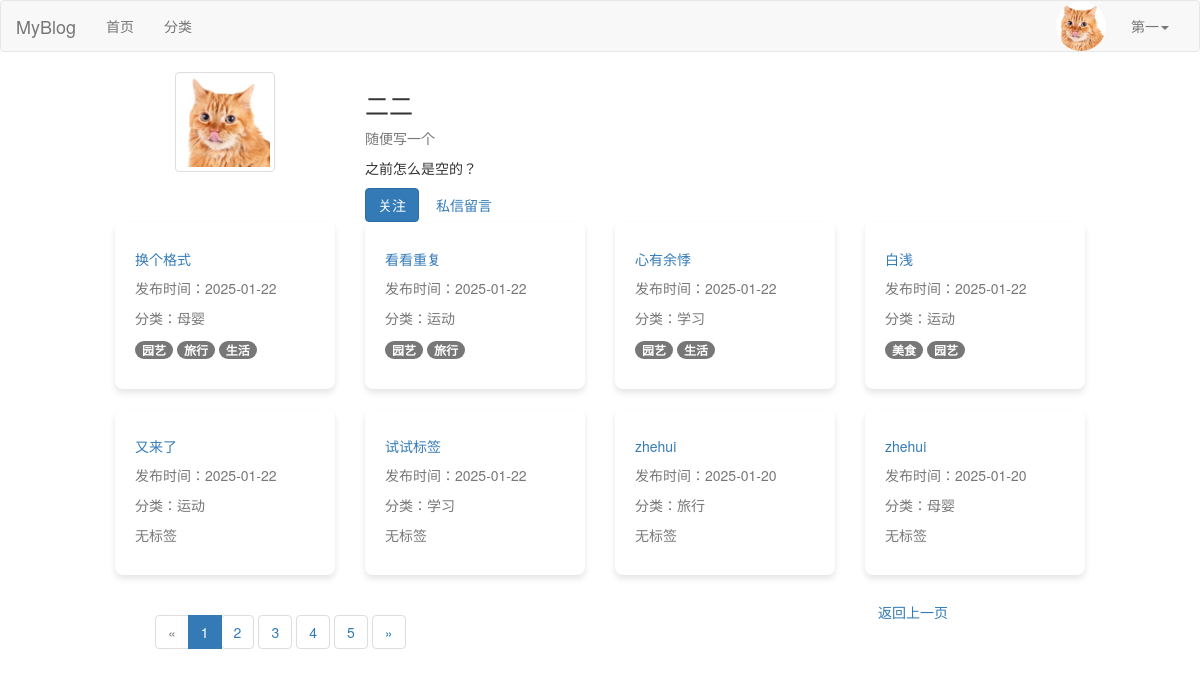
Page /author/33/ (signed in) on the earlier database version.
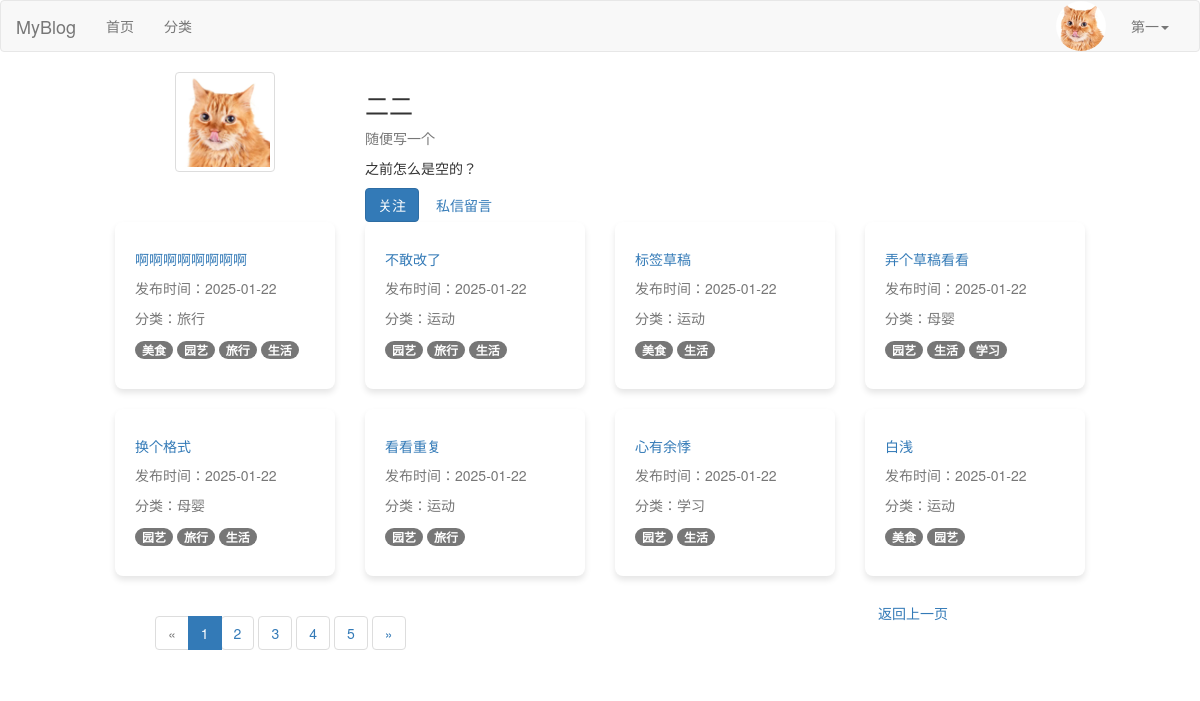
Same page on the later database version.
### blog/models.py (models this page shows, shortened)
class Post(models.Model):
    DRAFT = 'draft'
    PUBLISHED = 'published'
    STATUS_CHOICES = [
        (DRAFT, '草稿'),
        (PUBLISHED, '已发布'),
    ]
    title = models.CharField(max_length=61, verbose_name="文章标题")
    desc = models.TextField(max_length=200, blank=True, default="", verbose_name="文章描述")
    category = models.ForeignKey(Category, on_delete=models.CASCADE, verbose_name="分类")
    content = models.TextField(verbose_name="文章详情")
    tags = models.ManyToManyField(Tag, related_name='posts', verbose_name="文章标签")  # 修改为 ManyToManyField
    owner = models.ForeignKey(User, on_delete=models.CASCADE, verbose_name="作者")
    is_hot = models.BooleanField(default=False, verbose_name='是否热门')
    pv = models.IntegerField(default=0, verbose_name='浏览量')
    add_date = models.DateTimeField(auto_now_add=True, verbose_name="添加时间")
    pub_date = models.DateTimeField(auto_now=True, verbose_name="修改时间")
    status = models.CharField(max_length=10, choices=STATUS_CHOICES, default=DRAFT, verbose_name="状态")
    liked_users = models.ManyToManyField(
        User,
        related_name="liked_posts",
        blank=True,
        verbose_name="点赞用户",
    )
    favorited_users = models.ManyToManyField(
        User,
        related_name="favorited_posts",
        blank=True,
        verbose_name="收藏用户",
    )
    class Meta:
        verbose_name = "文章"
        verbose_name_plural = verbose_name

class Category(models.Model):
    name = models.CharField(max_length=32, verbose_name="分类名称")
    desc = models.TextField(max_length=200, blank=True, default="", verbose_name="分类描述")
    add_date = models.DateTimeField(auto_now_add=True, verbose_name="添加时间")
    pub_date = models.DateTimeField(auto_now_add=True, verbose_name="修改时间")
    class Meta:
        verbose_name="博客分类"
        verbose_name_plural = verbose_name
    def __str__(self):
        return self.name

class Tag(models.Model):
    name = models.CharField(max_length=10, verbose_name="文章标签")
    add_date = models.DateTimeField(auto_now_add=True, verbose_name="添加时间")
    pub_date = models.DateTimeField(auto_now_add=True, verbose_name="修改时间")
    class Meta:
        verbose_name = "文章标签"
        verbose_name_plural = verbose_name

### blog/views/user.py (the view)
# urls.py: path('author/<int:author_id>/', user.author_profile, name='author_profile'),
def author_profile(request, author_id):
    author = get_object_or_404(User, id=author_id)
    posts = Post.objects.filter(owner=author, status='published').order_by('-pub_date')
    paginator = Paginator(posts, 8)  # 每页显示 8 篇文章
    page_number = request.GET.get('page')
    post_list = paginator.get_page(page_number)
    followers = User.objects.filter(following__followed=author)
    is_following = False
    if request.user.is_authenticated:  # 确保用户已登录
        is_following = Follow.objects.filter(follower=request.user, followed=author).exists()
    return render(request, 'users/author_profile.html', {
        'author': author,
        'post_list': post_list,
        'followers': followers,
        'is_following': is_following,  # 当前用户是否关注作者
    })

### blog/templates/users/author_profile.html (shortened to what the changed rows need)
{% extends 'layout/base.html' %}
{% block content %}
    <div class="author-profile container my-4" style="max-width: 1000px;">
        <div class="author-posts">
            {% if post_list %}
                <div class="row">
                    {% for post in post_list %}
                        <div class="col-md-3 mb-4">
                            <div class="box blog-box">
                                <h5 class="post-title mb-2">
                                    <a href="{% url 'blog:post_detail' post.id %}"
                                       class="text-decoration-none text-dark">
                                        {{ post.title }}
                                    </a>
                                </h5>
                                <p class="post-meta text-muted mb-1">发布时间：{{ post.pub_date|date:"Y-m-d" }}</p>
                                <p class="post-meta text-muted mb-1">分类：{{ post.category|default:"未分类" }}</p>
                                <p class="post-meta text-muted mb-0">
                                    {% for tag in post.tags.all %}
                                        <span class="badge bg-secondary">{{ tag.name }}</span>
                                    {% empty %}
                                        无标签
                                    {% endfor %}
                                </p>
                            </div>
                        </div>
                    {% endfor %}
                </div>
            {% else %}
                <p class="text-center text-muted">该作者尚未发布任何文章。</p>
            {% endif %}
        </div>
        <div class="d-flex justify-content-between align-items-center mt-4">
            <div class="row w-100">
                <div class="col-md-9">
                    <nav aria-label="Page navigation">
                        <ul class="pagination mb-0">
                            {% for num in post_list.paginator.page_range %}
                                {% if post_list.number == num %}
                                    <li class="page-item active">
                                        <span class="page-link">{{ num }}</span>
                                    </li>
                                {% else %}
                                    <li class="page-item">
                                        <a class="page-link" href="?page={{ num }}">{{ num }}</a>
                                    </li>
                                {% endif %}
                            {% endfor %}
                        </ul>
                    </nav>
                </div>
            </div>
        </div>
    </div>
{% endblock %}

Differences in the rows shown:
no longer on this page (row unchanged): Post: title "又来了", pub_date "2025-01-22", category "运动"
no longer on this page (row unchanged): Post: title "试试标签", pub_date "2025-01-22", category "学习"
no longer on this page (row unchanged): Post: title "zhehui", pub_date "2025-01-20", category "旅行"
no longer on this page (row unchanged): Post: title "zhehui", pub_date "2025-01-20", category "母婴"
added Post: title "啊啊啊啊啊啊啊啊", pub_date "2025-01-22", category "旅行", Tag (name "美食"), Tag (name "园艺"), Tag (name "旅行"), Tag (name "生活")
added Post: title "不敢改了", pub_date "2025-01-22", category "运动", Tag (name "园艺"), Tag (name "旅行"), Tag (name "生活")
now on this page (row edited): Post: title "标签草稿", pub_date "2025-01-22", category "运动", Tag (name "美食"), Tag (name "生活")
added Post: title "弄个草稿看看", pub_date "2025-01-22", category "母婴", Tag (name "园艺"), Tag (name "生活")
now on this page (row unchanged): Tag: name "学习", shown under "弄个草稿看看"
